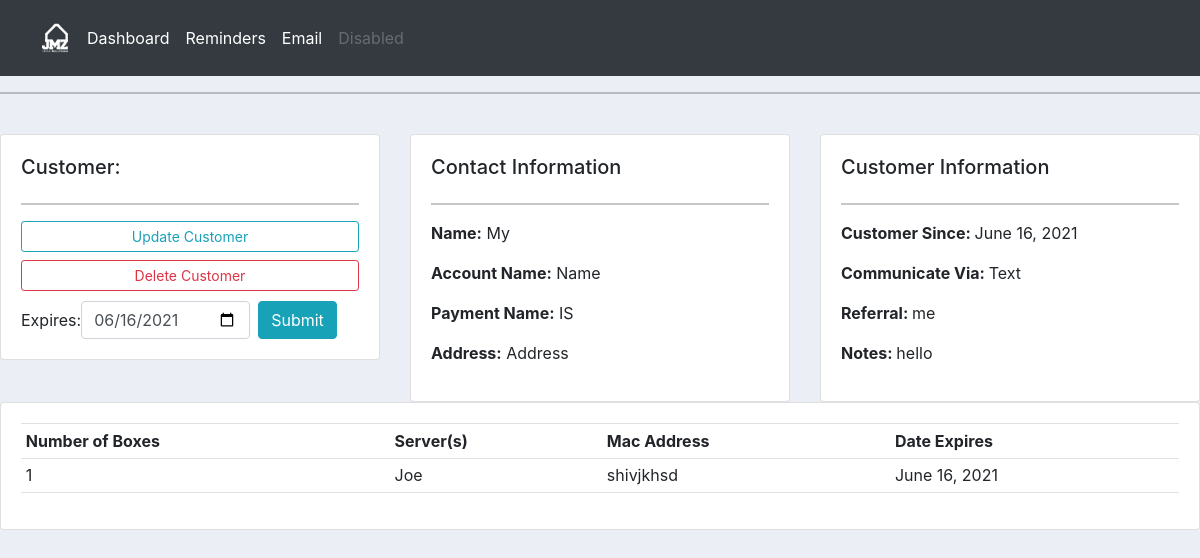
Page /customer/9/ on the committed database.
### accounts/models.py (models this page shows, shortened)
class Customer(models.Model):
    name = models.CharField(max_length=200, null=True)
    account_name = models.CharField(max_length=200, null=True)
    payment_name = models.CharField(max_length=200, null=True)
    number_of_boxes = models.IntegerField(null=True, default=1)
    server = models.CharField(max_length=200, null=True)
    mac_address = models.CharField(max_length=200, null=True)
    expires = models.DateField(null=True)
    communication = models.CharField(max_length=200, null=True)
    referal = models.CharField(max_length=200, null=True)
    building_type = models.CharField(max_length=200, null=True)
    address = models.CharField(max_length=200, null=True)
    customer_since = models.DateField(null=True)
    notes = models.CharField(max_length=200, null=True)
    date_created = models.DateTimeField(auto_now_add=True, null=True)
    needs_remind = models.BooleanField(default=False, null=True)

### accounts/views.py (the view)
# urls.py: path('customer/<str:pk>/', views.customer, name="customer"),
def customer(request, pk):
    customer = Customer.objects.get(id=pk)
    form = CustomerForm(instance=customer)
    if request.method == 'POST':
        form = CustomerForm(request.POST, instance=customer)
        if form.is_valid():
            form.save()
    context = {'customer':customer, 'form':form}
    return render(request, 'accounts/customer.html', context)

### accounts/forms.py
class CustomerForm(ModelForm):
    class Meta:
        model = Customer
        fields = ['expires']
        widgets = {
            'expires': DateInput(attrs={'type': 'date', 'class': 'form-control mb-2 mr-sm-2 mb-sm-0'})
        }

### accounts/templates/accounts/customer.html (shortened to what this page needs)
{%  extends 'accounts/main.html' %}
{% block content %}
	<br>
<div class="row">
	<div class="col-md">
		<div class="card card-body">
			<h5>Customer:</h5>
			<hr>
			<a class="btn btn-outline-info  btn-sm btn-block" href="{% url 'update_customer' customer.id %}">Update Customer</a>
			<a class="btn btn-outline-danger  btn-sm btn-block" style="margin-bottom: 10px" href="{% url 'delete_customer' customer.id %}">Delete Customer</a>
            <form class = "form-inline" action="" method="POST">
            {{form}}
            <input class="btn btn-info" type="submit" name="Submit">
                </form>
		</div>
	</div>
	<div class="col-md">
		<div class="card card-body">
			<h5>Contact Information</h5>
			<hr>
			<p><b>Name:</b> {{customer.name}} </p>
			<p><b>Account Name:</b> {{customer.account_name}}</p>
            <p><b>Payment Name:</b> {{customer.payment_name}}</p>
            <p><b>Address:</b> {{customer.address}}</p>
		</div>
	</div>
	<div class="col-md">
		<div class="card card-body">
			<h5>Customer Information</h5>
			<hr>
			<p><b>Customer Since: </b>{{customer.customer_since}}</p>
            <p><b>Communicate Via: </b>{{customer.communication}}</p>
            <p><b>Referral: </b>{{customer.referal}}</p>
            <p><b>Notes: </b>{{customer.notes}}</p>
		</div>
	</div>
</div>
<div class="row">
	<div class="col-md">
		<div class="card card-body">
			<table class="table table-sm">
				<tr>
					<th>Number of Boxes</th>
					<th>Server(s)</th>
					<th>Mac Address</th>
					<th>Date Expires</th>
				</tr>
                <tr>
                    <td>{{customer.number_of_boxes}}</td>
                    <td>{{customer.server}}</td>
                    <td>{{customer.mac_address}}</td>
                    <td>{{customer.expires}}</td>
                </tr>
			</table>
		</div>
	</div>
</div>
{% endblock %}

### static/css/main.css (style rules this page uses)
body { background-color: #ebeff5; }

### rows in the picture
Customer: expires "06/16/2021", name "My", account_name "Name", payment_name "IS", address "Address", customer_since "June 16, 2021", communication "Text", referal "me", notes "hello", number_of_boxes "1", server "Joe", mac_address "shivjkhsd", expires "June 16, 2021"
